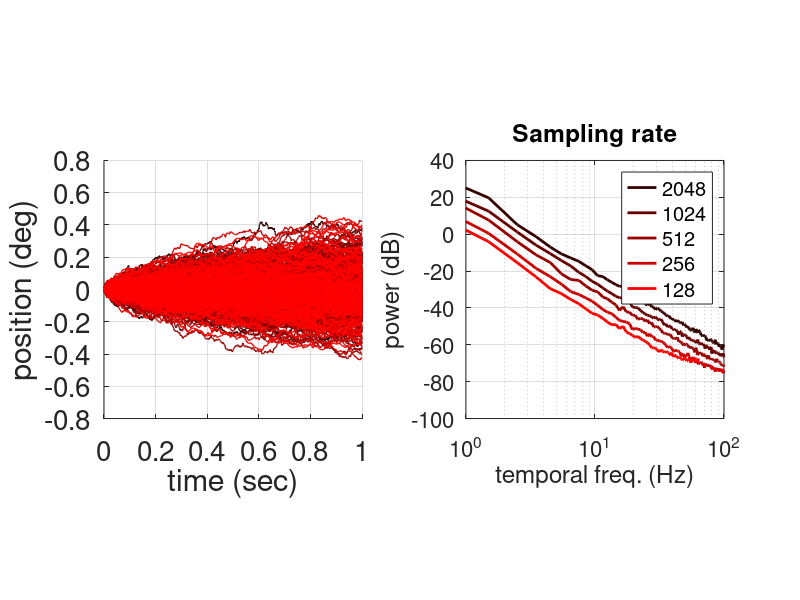

Write MATLAB code to recreate this figure.
function TestStitching
% test to see if using a longer eye motion trace in time will change power
% spectra...
% hint, it does not, except for the change in overal energy, which is
% expected.
%
%

close all;
clc;

isRealEM = 0;


if isRealEM
    global organizedData;
    filePath = '../../ganglion/organizedData.mat';
    load(filePath,'organizedData');
end

isPlotTime = 1;
simulateFs = 1;

% iterations
N = 100;

% define temporal parameters
if ~simulateFs
    T = fliplr([1/16 1/8 1/4 1/2 1 2 4]); % seconds 
    Fs = repmat(1024,1,length(T)); % Hz
else
    Fs = fliplr([128 256 512 1024 2048]); % Hz
    T = ones(1,length(Fs)); % seconds 
end

D = 40; % arcmin^2/sec diffusion constant;

figure('units','normalized','outerposition',[-0.6750   -0.2000    0.5554    0.3895]);
for i=1:length(T)

    FW = zeros(1,round(T(i)*Fs(i)));

    try
        for iter=1:N
            
            if ~isRealEM
                % simulate eye motion
                [W, t, dt] = SimulateEyeMovements(T(i),Fs(i),D);
            else
                % get real eye motion
                [W, t, dt] = GetRealEyeMovements(T(i),Fs(i));
            end
            
            % take fft
            tempFW = 2*abs(fftshift(fft(W)));
            FW = FW + (tempFW.^2 / (T(i)*Fs(i)));

            if isPlotTime
                subplot(1,2,1)
                plot(t, W,'-','LineWidth',1,'Color',[1 0 0]*i/length(T));
                hold on;
                ylabel('position (deg)');
                xlabel('time (sec)');
                set(gca,'fontsize',20,'yscale','linear','xscale','linear');
                grid on;
                axis square;
                box off;

            end
        end
    catch err
        rethrow(err);
    end

    % take average
    tf = (1/dt) * linspace(-.5, .5, T(i)*Fs(i));
    FW = FW / N;

    
    
    subplot(1,2,2)
    plot(tf, 20*log10(FW),'-','LineWidth',2,'Color',[1 0 0]*i/length(T));
    hold on;
    ylabel('power (dB)');
    xlabel('temporal freq. (Hz)');
    set(gca,'fontsize',16,'yscale','linear','xscale','log');
    xlim([1 100])
    grid on;
    axis square;
    

end

% put a legend
leg = [];
for i=1:length(T)
    if simulateFs
        leg{i} = mat2str(Fs(i));
        if i==1
            title('Sampling rate');
        end
    else
        if i==1
            title('Time window');
        end
        leg{i} = mat2str(T(i));
    end
end
legend(leg);




function [W, t, dt] = SimulateEyeMovements(T,Fs,D)

% Definition of variables
if nargin<2
    T = 1;  % second
    Fs = 512; % number of samples per second
end

diffusion = D/3600; % deg^2/sec
t = linspace(0,T, T*Fs); % time array for plotting
dt = diff(t(1:2));

% Standard Brownian motion (with correlation)
dW = sqrt(2*diffusion*dt) * randn(1,length(t)-1); 
W = [zeros(1,1) cumsum(dW,2)];

W = W - W(1);




function [W, t, dt] = GetRealEyeMovements(T,Fs)

global organizedData;

% normal young observers, group=2
groups = [organizedData.group];
youngIndices = find(groups == 2);

% get a random subject
subjectIndex = randi(length(youngIndices),1);

% get the time and position traces
time = organizedData(youngIndices(subjectIndex)).stitchedTime;
pos = organizedData(youngIndices(subjectIndex)).stitchedPosition;

% how many samples requested
nSamples = T*Fs;

% get a random chunk of data
actualDt = diff(time(1:2));
actualSamples = round(T/actualDt);
startIndex = randi(length(time)-actualSamples-1,1);

% interpolate time and pos according to the requested sampling rate

newTime = interp1(0:actualDt:actualDt*(actualSamples-1), ...
                time(startIndex:startIndex+actualSamples-1), ...
                0:1/Fs:(1/Fs)*(nSamples-1), 'pchip');
newPos = interp1(time(startIndex:startIndex+actualSamples-1), ...
                pos(startIndex:startIndex+actualSamples-1,2), ...
                newTime, 'pchip');
            
dt = 1/Fs;
W = newPos - newPos(1);
t = newTime - newTime(1);

% figure;
% plot(time(startIndex:startIndex+actualSamples-1)-time(startIndex),...
%     pos(startIndex:startIndex+actualSamples-1,2) - pos(startIndex,2),...
%     '-r','LineWidth',2); 
% hold on;
% plot(t,W,'-b','LineWidth',2);
% xlabel('time (sec)')








